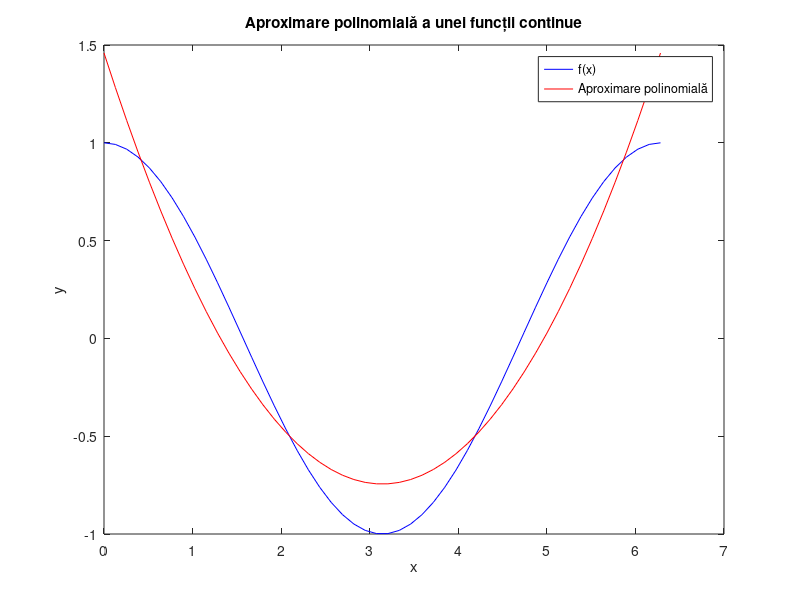

Recreate this plot in MATLAB.
a = 0;
b = 2*pi;

% generarea de puncte pe intervalul [a, b]
n_points = 50;
x = linspace(a, b, n_points);


y = cos(x);
n = 3;
coefficients = polyfit(x, y, n);

% evalaurea polinomului
approximated_poly = polyval(coefficients, x)

% plot rezultate
figure;
plot(x, y, 'b', x, approximated_poly, 'r');
legend('f(x)', 'Aproximare polinomială');
xlabel('x');
ylabel('y');
title('Aproximare polinomială a unei funcții continue');
